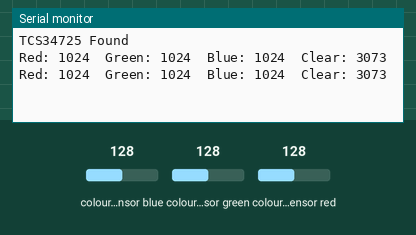
Recording of a sketch running on a simulated Arduino Uno, built with avr-gcc and run on an emulated ATmega328P. Parts: the last lines printed to the serial monitor. The test bench sets the inputs (shaded band); at power-on: colour sensor blue 128, colour sensor green 128, colour sensor red 128.

Above: at 1.9 s.
2.0 s: colour sensor blue set to 5
At 2.9 s:
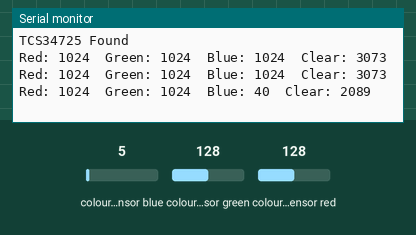
3.5 s: colour sensor green set to 5
At 4.6 s:
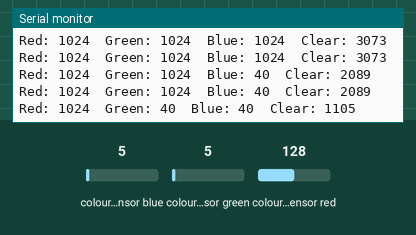
5.0 s: colour sensor red set to 5
At 6.1 s:
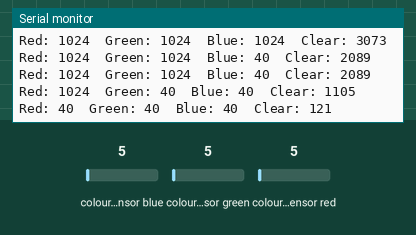
Timing chart, 0 to 8.0 s (numbered marks = the images above; inputs shaded):
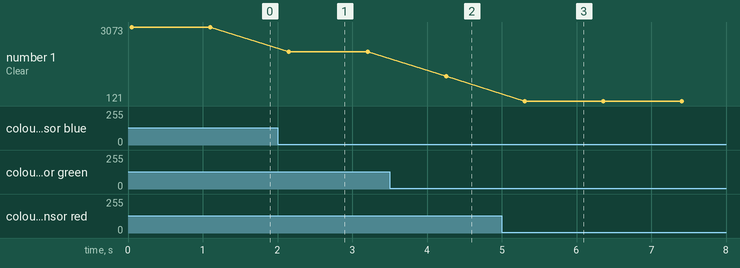

The sketch:

sketch_jun8e.ino
```cpp
// TCS34725 RGB Color Sensor with Arduino UNO

#include <Wire.h>
#include "Adafruit_TCS34725.h"

// Create sensor object
Adafruit_TCS34725 tcs = Adafruit_TCS34725(
  TCS34725_INTEGRATIONTIME_50MS,
  TCS34725_GAIN_4X
);

void setup() {
  Serial.begin(9600);

  if (tcs.begin()) {
    Serial.println("TCS34725 Found");
  } else {
    Serial.println("No TCS34725 found");
    while (1);
  }
}

void loop() {

  uint16_t r, g, b, c;

  // Read RGB values
  tcs.getRawData(&r, &g, &b, &c);

  Serial.print("Red: ");
  Serial.print(r);

  Serial.print("  Green: ");
  Serial.print(g);

  Serial.print("  Blue: ");
  Serial.print(b);

  Serial.print("  Clear: ");
  Serial.println(c);

  delay(1000);
}
```

Measured:
- after the input at 2.0 s, the serial monitor: prints a new line after 0.15 s (image 1)
- after the input at 3.5 s, the serial monitor: prints a new line after 0.76 s (image 2)
- after the input at 5.0 s, the serial monitor: prints a new line after 0.31 s (image 3)
- plotted number 1: 3073 → 2089 after the input at 2.0 s, 2089 → 1105 after the input at 3.5 s, 1105 → 121 after the input at 5.0 s
